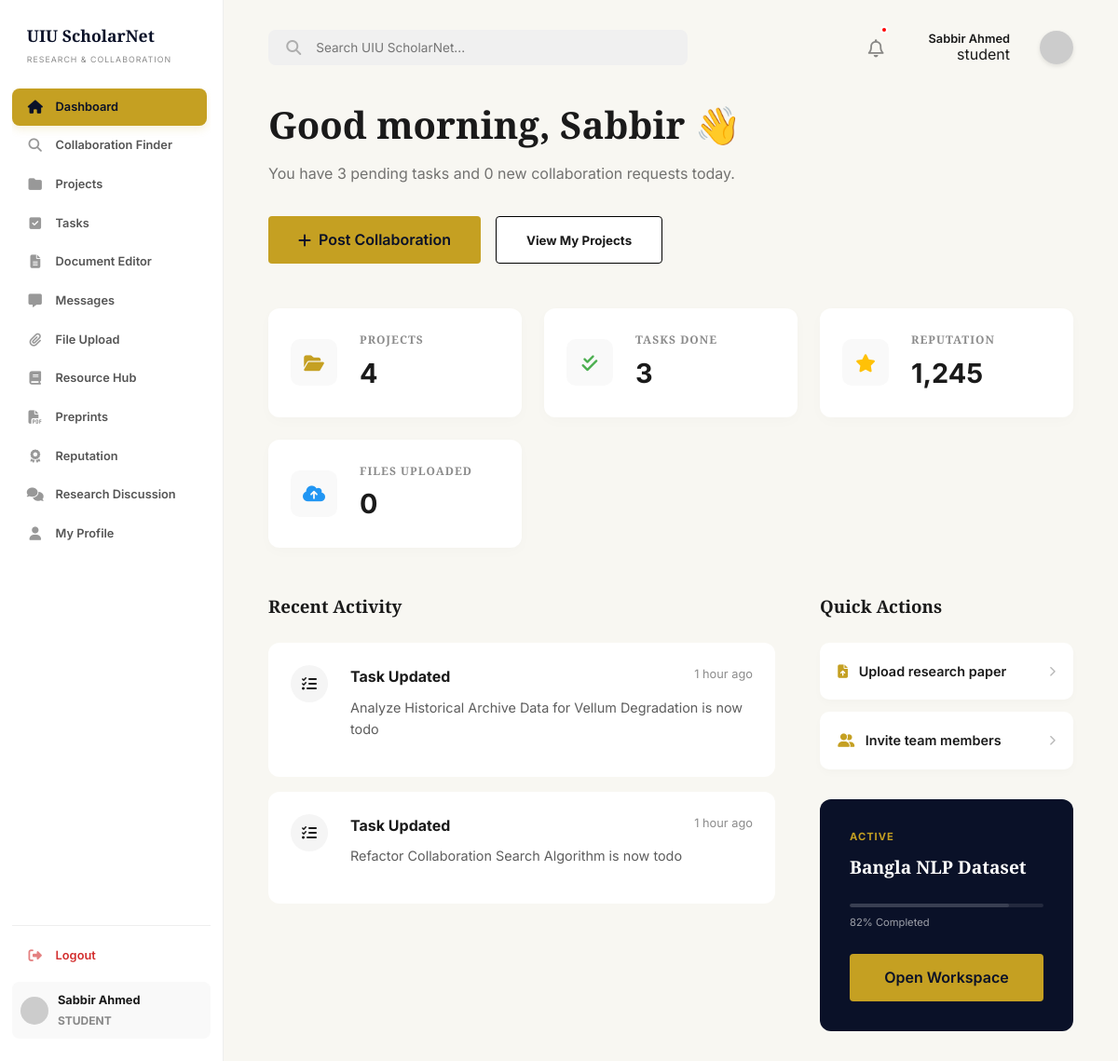
Page /dashboard/index.php (signed in) on the committed database.
### tables this page shows
CREATE TABLE IF NOT EXISTS users (
    id INT AUTO_INCREMENT PRIMARY KEY,
    full_name VARCHAR(100) NOT NULL,
    email VARCHAR(100) UNIQUE NOT NULL,
    password VARCHAR(255) NOT NULL,
    role ENUM('student', 'faculty', 'admin') DEFAULT 'student',
    is_verified TINYINT(1) DEFAULT 1,
    account_status ENUM('active', 'banned') DEFAULT 'active',
    department VARCHAR(100),
    interests TEXT,
    skills TEXT,
    points INT DEFAULT 0,
    reputation INT DEFAULT 0,
    created_at TIMESTAMP DEFAULT CURRENT_TIMESTAMP
);

CREATE TABLE IF NOT EXISTS projects (
    id INT AUTO_INCREMENT PRIMARY KEY,
    title VARCHAR(255) NOT NULL,
    description TEXT,
    department VARCHAR(100),
    visibility ENUM('public', 'institution', 'private') DEFAULT 'public',
    status ENUM('planning', 'active', 'review', 'completed') DEFAULT 'active',
    progress INT DEFAULT 0,
    creator_id INT,
    supervisor_id INT,
    supervisor_approved TINYINT(1) DEFAULT 0,
    created_at TIMESTAMP DEFAULT CURRENT_TIMESTAMP,
    FOREIGN KEY (creator_id) REFERENCES users(id) ON DELETE SET NULL,
    FOREIGN KEY (supervisor_id) REFERENCES users(id) ON DELETE SET NULL
);

### dashboard/index.php (the view, shortened to what the rows shown need)
<?php
require_once('../includes/auth_check.php');
require_once('../includes/layout.php');
$pending_tasks = (int)(db_query("SELECT COUNT(*) as total FROM tasks WHERE assigned_to = ? AND status != 'done'", [$user_id])->fetch_assoc()['total'] ?? 0);
$collab_requests = (int)(db_query("SELECT COUNT(*) as total FROM collaboration_applications ca JOIN collaboration_posts cp ON ca.post_id = cp.id WHERE cp.user_id = ? AND ca.status = 'pending'", [$user_id])->fetch_assoc()['total'] ?? 0);
$spotlightProject = db_query("SELECT p.* FROM projects p LEFT JOIN project_members pm ON p.id = pm.project_id AND pm.user_id = ? WHERE (p.creator_id = ? OR pm.user_id = ?) AND p.status != 'completed' ORDER BY p.progress DESC LIMIT 1", [$user_id, $user_id, $user_id])->fetch_assoc();
?>
    <?php include('../includes/sidebar.php'); ?>
    <main class="main-content">
        <?php include('../includes/header.php'); ?>
        <section class="greeting">
            <?php
            $hour = date('H');
            if ($hour < 12) {
                $greeting = "Good morning";
            } elseif ($hour < 18) {
                $greeting = "Good afternoon";
            } else {
                $greeting = "Good evening";
            }
            ?>
            <h1><?php echo $greeting; ?>, <?php echo htmlspecialchars(explode(' ', $user_data['full_name'])[0]); ?> 👋</h1>
            <p>You have <?php echo $pending_tasks; ?> pending tasks and <?php echo $collab_requests; ?> new collaboration requests today.</p>
            <div class="dash-actions">
                <a href="collaboration.php" class="btn btn-primary btn-collab"><i class="fa-solid fa-plus"></i> Post Collaboration</a>
                <button class="btn btn-outline btn-view-projects" onclick="openProjectsModal()">View My Projects</button>
            </div>
        </section>
        <section class="dash-stats">
            <div class="stat-card">
                <div class="stat-info">
                    <h4>REPUTATION</h4>
                    <div class="value"><?php echo number_format($user_data['points']); ?></div>
                </div>
            </div>
        </section>
        <div class="dash-grid">
            <aside class="dash-sidebar">
                <?php if ($spotlightProject): ?>
                <div class="spotlight-card">
                        <div class="status"><?php echo strtoupper(htmlspecialchars($spotlightProject['status'])); ?></div>
                        <h4><?php echo htmlspecialchars($spotlightProject['title']); ?></h4>
                        <div class="progress-bar spotlight-progress-bar">
                            <div class="progress-fill spotlight-progress" style="width: <?php echo (int)$spotlightProject['progress']; ?>%;"></div>
                        </div>
                        <div class="spotlight-progress-text">
                            <span><?php echo (int)$spotlightProject['progress']; ?>% Completed</span>
                        </div>
                        <a href="tasks.php?project_id=<?php echo $spotlightProject['id']; ?>" class="btn btn-primary spotlight-btn" style="text-decoration:none; display:inline-block; text-align:center;">Open Workspace</a>
                </div>
                <?php endif; ?>
            </aside>
        </div>
    </main>

### includes/sidebar.php (shortened to what the rows shown need)
<aside class="sidebar">
    <div class="sidebar-footer">
        <div class="user-profile-small">
            <div>
                <div class="user-name"><?php echo htmlspecialchars($user_data['full_name']); ?></div>
                <div class="user-role text-0-75rem fw-bold mt-2px">
                    <?php if ($user_data['role'] === 'admin'): ?>
                        <span class="color-admin">ADMIN</span>
                    <?php elseif ($user_data['role'] === 'faculty'): ?>
                        <span class="<?php echo isset($user_data['is_verified']) && $user_data['is_verified'] ? 'color-faculty-verified' : 'color-faculty-unverified'; ?>">
                            <?php echo isset($user_data['is_verified']) && $user_data['is_verified'] ? 'VERIFIED FACULTY' : 'UNVERIFIED FACULTY'; ?>
                        </span>
                    <?php else: ?>
                        <span class="color-student">STUDENT</span>
                    <?php endif; ?>
                </div>
            </div>
        </div>
    </div>
</aside>

### includes/header.php (shortened to what the rows shown need)
<header class="dash-header">
    <div class="header-actions flex-center-end">
        <div class="flex-column-end">
            <span class="fw-600 text-0-8rem text-color-primary"><?php echo htmlspecialchars($user_data['full_name'] ?? 'User'); ?></span>
            <?php if (isset($user_data['role'])): ?>
                <?php if ($user_data['role'] === 'admin'): ?>
                    <span class="role-admin">ADMIN</span>
                <?php elseif ($user_data['role'] === 'faculty' && isset($user_data['is_verified']) && $user_data['is_verified']): ?>
                    <span class="role-faculty"><i class="fa-solid fa-circle-check"></i> FACULTY</span>
                <?php elseif ($user_data['role'] === 'faculty' && isset($user_data['is_verified']) && !$user_data['is_verified']): ?>
                    <span class="role-unverified">UNVERIFIED</span>
                <?php else: ?>
                    <span class="role-default"><?php echo htmlspecialchars($user_data['role']); ?></span>
                <?php endif; ?>
            <?php endif; ?>
        </div>
    </div>
</header>

### rows in the picture
users: full_name "Sabbir Ahmed", role "student", full_name "Sabbir", points "1,245"
projects: status "ACTIVE", title "Bangla NLP Dataset", progress "82"

### other values in the picture
$greeting "Good morning"
$pending_tasks "3"
$collab_requests "0"
$projects_total "4"
$tasks "3"
$files "0"
$activity['title'] "Task Updated"
time_elapsed_string($activity['time']) "1 hour ago"
$activity['desc'] "Analyze Historical Archive Data for Vellum Degradation is now todo"
$activity['desc'] "Refactor Collaboration Search Algorithm is now todo"
